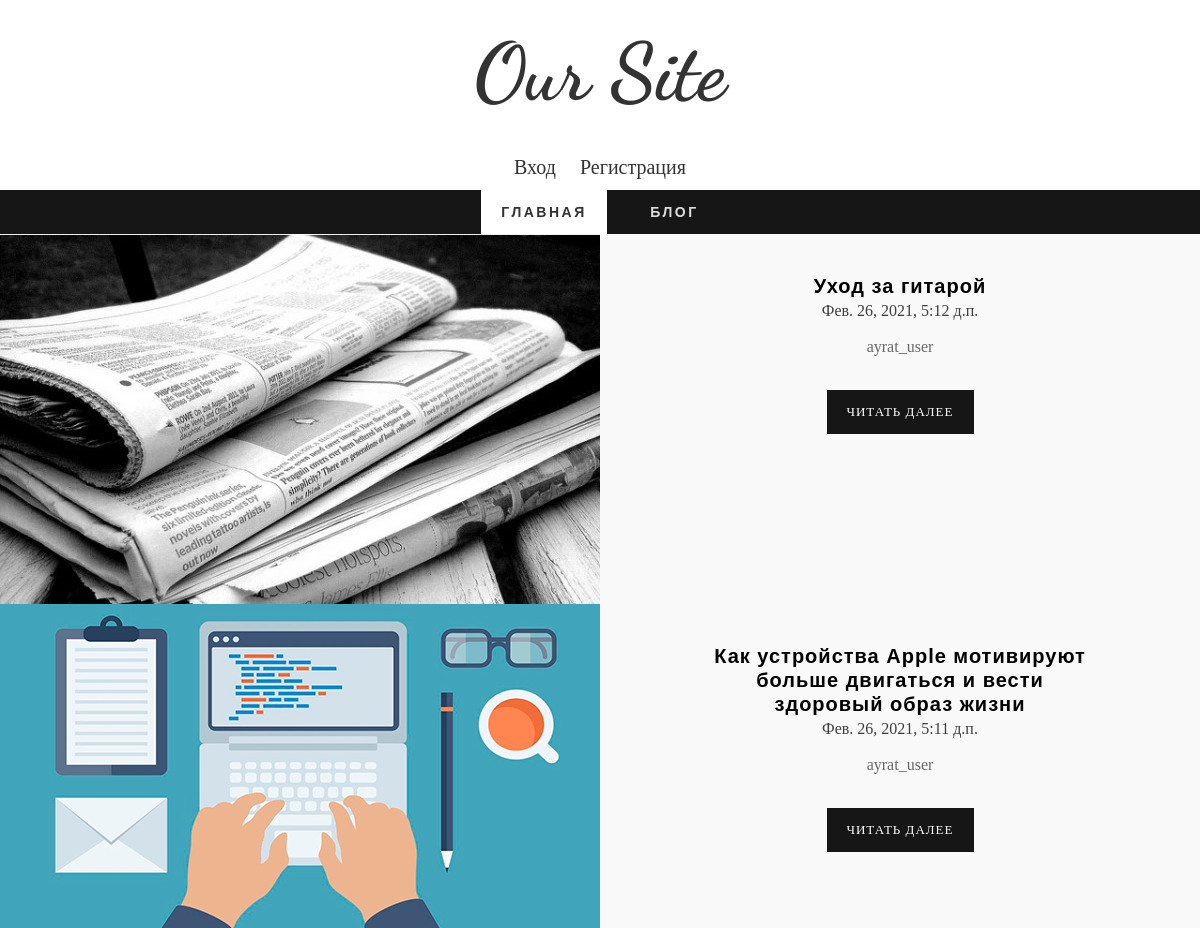
The page / on the database its author committed.
### blog/models.py (models this page shows)
class Post(models.Model):
    title = models.CharField('Название', max_length=100)
    text = models.TextField('Текст')
    date = models.DateTimeField('Дата публикации', default=timezone.now)
    author = models.ForeignKey(User, verbose_name='Автор', on_delete=models.CASCADE)
    image = models.ImageField('Изображение', default='', upload_to='posts/')
    class Meta():
        verbose_name = 'Пост'
        verbose_name_plural = 'Посты'

### blog/views.py (the view)
# urls.py: path('', views.HomeListView.as_view(), name='home-page'),
class HomeListView(ListView):
    model = Post
    template_name = 'blog/home.html'
    context_object_name = 'posts'
    def get_queryset(self):
        return Post.objects.order_by('-date')[:2]
    def get_context_data(self, **kwargs):
        ctx = super().get_context_data(**kwargs)
        ctx['title'] = 'Главная страница'
        return ctx

### blog/templates/blog/home.html
{% extends 'blog/main.html' %}
        {% block content %}
			<div class="wrap-container">
				<section class="content-box box-style-1 box-4">
					<div class="zerogrid" style="width: 100%">
						<div class="wrap-box">
							{% for post in posts %}
                                <div class="row">
                                    <article>
                                        <div class="col-1-2" style='text-align: center;'>
                                            <img src="{{ post.image.url }}" alt="">
                                        </div>
                                        <div class="col-1-2">
                                            <div class="entry-content t-center">
                                                <h3>{{ post.title }}</h3>
                                                <span>{{ post.date }}</span>
                                                <p>{{ post.author }}</p>
                                                <center><a class="button " href="{% url 'single-page' post.id %}">Читать далее </a></center>
                                            </div>
                                        </div>
                                    </article>
                                </div>
                            {% endfor %}
						</div>
					</div>
				</section>
			</div>
        {% endblock %}

### blog/static/blog/css/zerogrid.css (style rules this page uses)
.zerogrid { width: 1000px; position: relative; margin: 0 auto; padding: 0px; }
.zerogrid:after { content: "\0020"; display: block; height: 0; clear: both; visibility: hidden; }
.zerogrid .row:before,.row:after { content: '\0020'; display: block; overflow: hidden; visibility: hidden; width: 0; height: 0; }
.zerogrid .row:after { clear: both; }
.zerogrid .row { zoom: 1; }
.zerogrid .col-1-2, .zerogrid .col-1-3, .zerogrid .col-2-3, .zerogrid .col-1-4, .zerogrid .col-2-4, .zerogrid .col-3-4, .zerogrid .col-1-5, .zerogrid .col-2-5, .zerogrid .col-3-5, .zerogrid .col-4-5, .zerogrid .col-1-6, .zerogrid .col-2-6, .zerogrid .col-3-6, .zerogrid .col-4-6, .zerogrid .col-5-6 { float:left; display: inline-block; }
.zerogrid .col-1-2,.zerogrid .col-1-2-fixed { width:50%; }

### blog/static/blog/css/style.css (style rules this page uses)
a,abbr,acronym,address,applet,article,aside,audio,b,blockquote,big,body,center,canvas,caption,cite,code,command,datalist,dd,del,details,dfn,dl,div,dt,em,embed,fieldset,figcaption,figure,font,footer,form,h1,h2,h3,h4,h5,h6,header,hgroup,html,i,iframe,img,ins,kbd,keygen,label,legend,li,meter,nav,object,ol,output,p,pre,progress,q,s,samp,section,small,span,source,strike,strong,sub,sup,table,tbody,tfoot,thead,th,tr,tdvideo,tt,u,ul,var { background:transparent;border:0 none;font-size:100%;margin:0;padding:0;border:0;outline:0;vertical-align:top; }
img { vertical-align:top; }
article, aside, audio, canvas, command, datalist, details, embed, figcaption, figure, footer, header, hgroup, keygen, meter, nav, output, progress, section, source, video { display:block; }
* { -webkit-box-sizing: border-box; -moz-box-sizing: border-box; box-sizing: border-box; }
html { -webkit-text-size-adjust: none; }
img { max-width:100%; height: auto;width: auto\9; }
a { color: #333;text-decoration: none; }
h3, h4 { font-size: 20px;line-height: 20px; }
h1, h2, h3, h4, h5, h6 { clear: both;hyphens: auto; color: #000;line-height: 1.2;font-family: 'Montserrat', sans-serif;letter-spacing: 1px; }
p { margin: 10px 0; }
.t-center { text-align: center !important; }
.post:after, .post:before, article:after, article:before, section:after, section:before { clear: both; content: '\0020'; display: block; visibility: hidden; width: 0; height: 0; }
html, body { width:100%; padding:0; margin:0; }
body { font: 16px/26px Arial, Helvetica, sans-serif;font-family: 'Crimson Text', serif;background: #fff; }
.content-box .wrap-box { padding: 40px 10px; position: relative; }
.content-box.box-style-1 { background: #f9f9f9; }
.content-box.box-4 .wrap-box { padding: 0; }
.content-box.box-4 article { padding-bottom: 0;background: #f9f9f9;margin:0; }
article { background: #ffffff; color: #3F3F3F; margin-bottom: 40px;padding-bottom: 10px; }
article:after, article:before { clear: both; content: '\0020'; display: block; visibility: hidden; width: 0; height: 0; }
article .entry-content { padding: 40px 100px; text-align: left; }
article .entry-content p { font-size: 16px;color: #686868; }
a.button { background-color: #161616;padding: 9px 20px;color: #fff;margin-top: 20px;display:inline-block;text-transform: uppercase;font-size: 13px;letter-spacing: 1px; }

### rows shown on the page
Post: image (picture), title "Уход за гитарой", date "Фев. 26, 2021, 5:12 д.п.", author "ayrat_user"
Post: image (picture), title "Как устройства Apple мотивируют больше двигаться и вести здоровый образ жизни", date "Фев. 26, 2021, 5:11 д.п.", author "ayrat_user"
